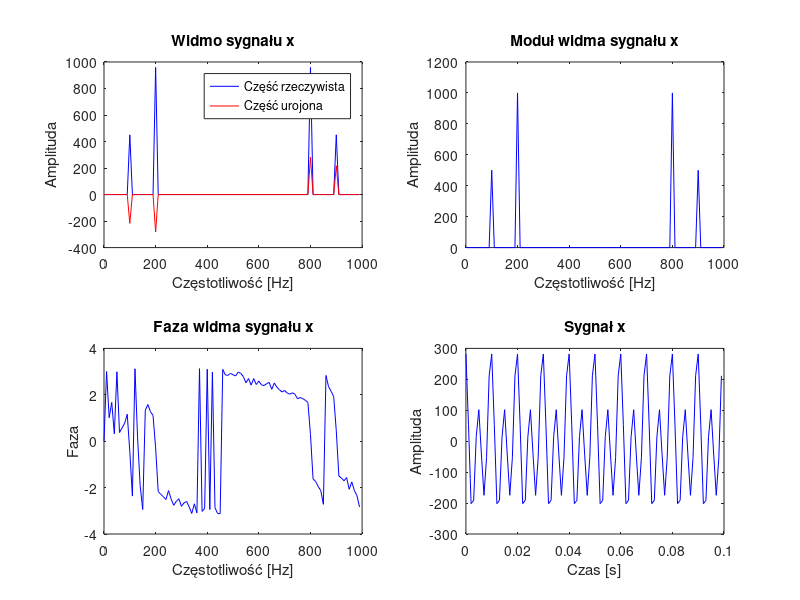

Write MATLAB code to recreate this figure.
N = 100;     % liczba próbek
fs = 1000;   % częstotliwość próbkowania
f1 = 100;    % częstotliwość pierwszej składowej sygnału
f2 = 200;    % częstotliwość drugiej składowej sygnału
A1 = 100;    % amplituda pierwszej składowej sygnału
A2 = 200;    % amplituda drugiej składowej sygnału
phi1 = pi/7; % kąt fazowy pierwszej składowej sygnału
phi2 = pi/11;% kąt fazowy drugiej składowej sygnału

t = (0:N-1)/fs;   % czas próbkowania
x = A1*cos(2*pi*f1*t+phi1) + A2*cos(2*pi*f2*t+phi2); % sygnał x

W_N = exp(-1i*2*pi/N);    % wyznaczamy W_N
A = zeros(N,N);          % tworzymy pustą macierz A
for k = 0:N-1
    for n = 0:N-1
        A(k+1,n+1) = (1/sqrt(N))*W_N^(-k*n); % wypełniamy macierz A transformacji DFT
    end
end


X = A*x'; % DFT sygnału x
% WYKRES WIDMA
f = (0:N-1)*fs/N; % osie częstotliwości
figure
subplot(2,2,1)
plot(f,real(X),'b-',f,imag(X),'r-')
xlabel('Częstotliwość [Hz]')
ylabel('Amplituda')
legend('Część rzeczywista','Część urojona')
title('Widmo sygnału x')
subplot(2,2,2)
plot(f,abs(X),'b-')
xlabel('Częstotliwość [Hz]')
ylabel('Amplituda')
title('Moduł widma sygnału x')
subplot(2,2,3)
plot(f,angle(X),'b-')
xlabel('Częstotliwość [Hz]')
ylabel('Faza')
title('Faza widma sygnału x')
subplot(2,2,4)
plot(t,x,'b-')
xlabel('Czas [s]')
ylabel('Amplituda')
title('Sygnał x')